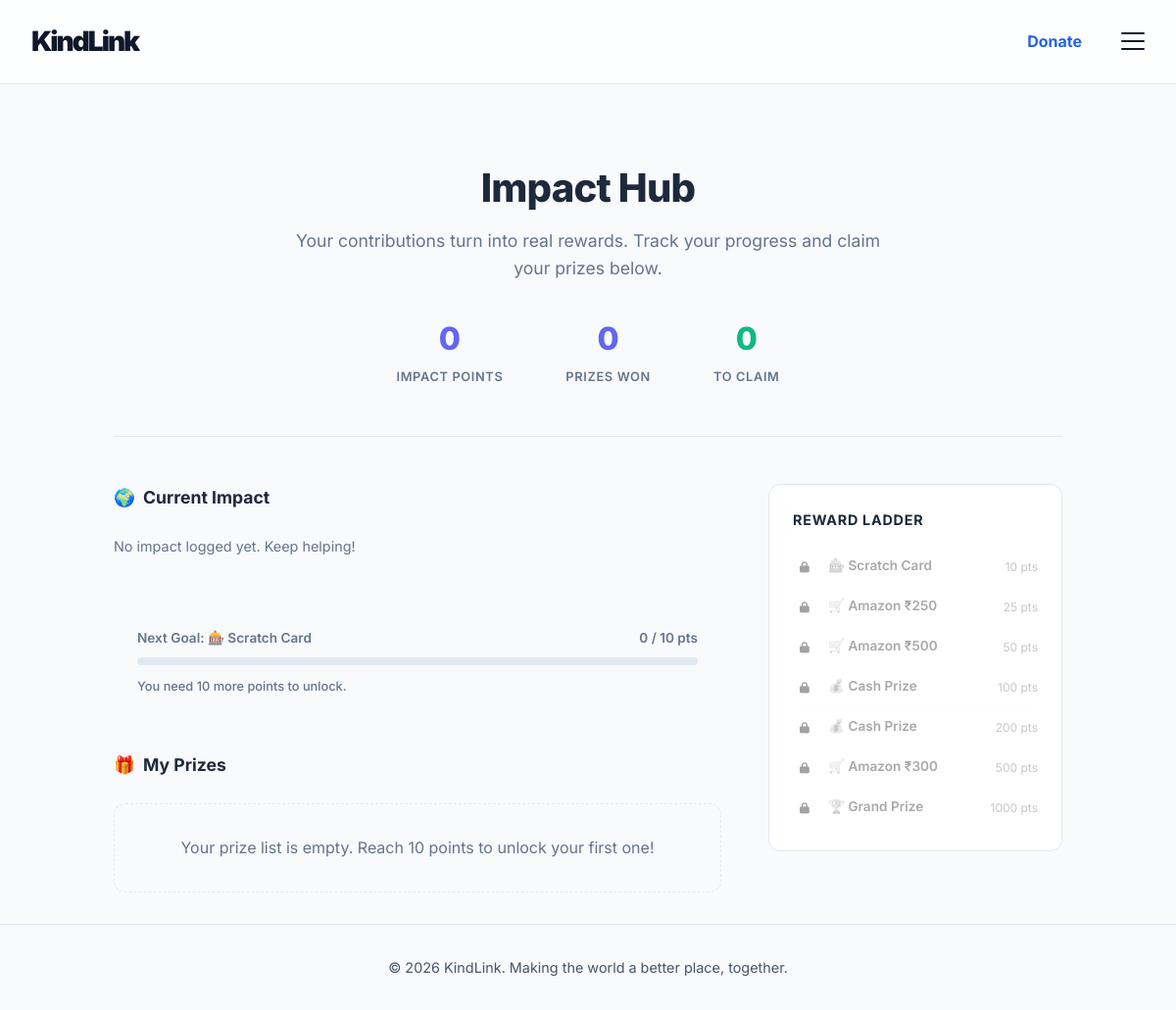
Before: /rewards (signed in) with the older database file.
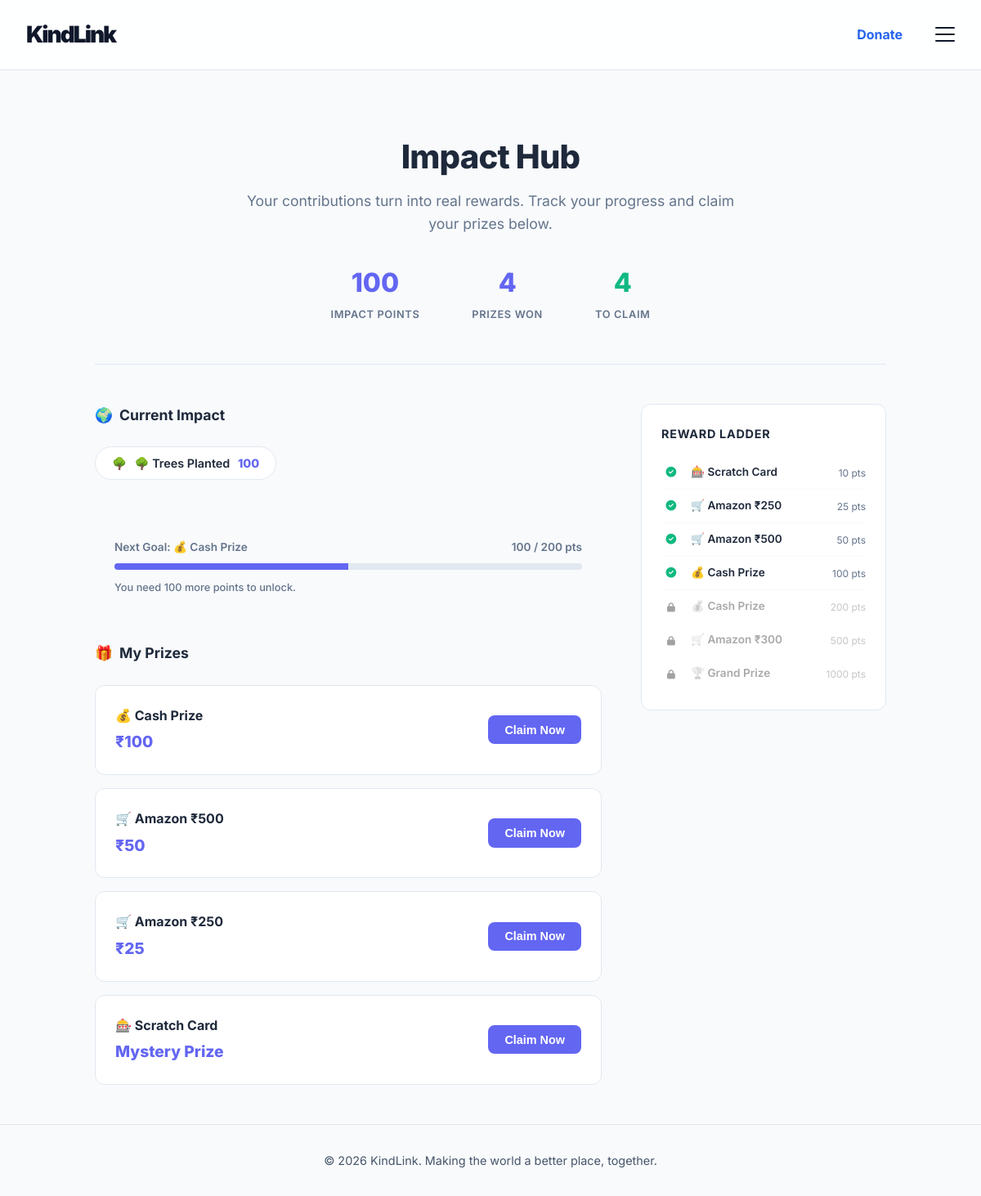
After: the same page with the newer database file.
### app.py (models this page shows)
class ImpactMetric(db.Model):
    id = db.Column(db.Integer, primary_key=True)
    application_id = db.Column(db.Integer, db.ForeignKey('application.id'), nullable=False)
    volunteer_id = db.Column(db.Integer, db.ForeignKey('user.id'), nullable=False)
    ngo_id = db.Column(db.Integer, db.ForeignKey('user.id'), nullable=False)
    metric_type = db.Column(db.String(50), nullable=False)  # e.g. 'trees_planted', 'students_taught'
    metric_value = db.Column(db.Integer, default=0)
    description = db.Column(db.String(255), default='')
    created_at = db.Column(db.DateTime, default=datetime.utcnow)
    application = db.relationship('Application', backref=db.backref('impact_metrics', lazy=True))
    volunteer = db.relationship('User', foreign_keys=[volunteer_id], backref=db.backref('impact_metrics', lazy=True))
    ngo = db.relationship('User', foreign_keys=[ngo_id], backref=db.backref('impact_logged', lazy=True))

class Reward(db.Model):
    id = db.Column(db.Integer, primary_key=True)
    volunteer_id = db.Column(db.Integer, db.ForeignKey('user.id'), nullable=False)
    reward_type = db.Column(db.String(50), nullable=False)  # 'amazon_voucher', 'scratch_card', 'cash_prize', 'badge_reward'
    reward_title = db.Column(db.String(100), nullable=False)
    reward_value = db.Column(db.String(100), default='')   # e.g. '₹500', '10% discount'
    reward_code = db.Column(db.String(50), default='')     # Promo/scratch code
    milestone_trigger = db.Column(db.String(100), default='')  # e.g. '50 trees planted'
    status = db.Column(db.String(20), default='unclaimed')  # 'unclaimed', 'claimed'
    created_at = db.Column(db.DateTime, default=datetime.utcnow)
    claimed_at = db.Column(db.DateTime, nullable=True)
    volunteer = db.relationship('User', backref=db.backref('rewards', lazy=True))

### app.py (the view)
@app.route('/rewards')
def my_rewards():
    if 'user_id' not in session: return redirect(url_for('login'))
    user = User.query.get(session['user_id'])
    if user.role != 'volunteer': return redirect(url_for('index'))
    metrics = ImpactMetric.query.filter_by(volunteer_id=user.id).all()
    impact_summary = {}
    for m in metrics:
        if m.metric_type not in impact_summary:
            impact_summary[m.metric_type] = 0
        impact_summary[m.metric_type] += m.metric_value
    total_impact_points = sum(impact_summary.values())
    rewards = Reward.query.filter_by(volunteer_id=user.id).order_by(Reward.created_at.desc()).all()
    next_milestone = None
    for threshold, _, title, value, _ in REWARD_MILESTONES:
        if total_impact_points < threshold:
            next_milestone = {'threshold': threshold, 'title': title, 'value': value,
                              'progress': int((total_impact_points / threshold) * 100)}
            break
    return render_template('rewards.html',
                           user=user,
                           impact_summary=impact_summary,
                           impact_config=IMPACT_METRIC_CONFIG,
                           total_impact_points=total_impact_points,
                           rewards=rewards,
                           next_milestone=next_milestone)

### templates/rewards.html (shortened to what this page needs)
{% extends 'base.html' %}
{% block content %}
<div class="rewards-container">
    <header class="minimal-hero">
        <h1>Impact Hub</h1>
        <p>Your contributions turn into real rewards. Track your progress and claim your prizes below.</p>
        <div class="hero-stats">
            <div class="hero-stat-item">
                <span class="hero-stat-value">{{ total_impact_points }}</span>
                <span class="hero-stat-label">Impact Points</span>
            </div>
            <div class="hero-stat-item">
                <span class="hero-stat-value">{{ rewards | length }}</span>
                <span class="hero-stat-label">Prizes Won</span>
            </div>
            <div class="hero-stat-item">
                <span class="hero-stat-value" style="color: var(--success);">{{ rewards | selectattr('status', 'equalto', 'unclaimed') | list | length }}</span>
                <span class="hero-stat-label">To Claim</span>
            </div>
        </div>
    </header>
    <div class="rewards-layout">
        <main>
            <h2 class="section-title"><span>🌍</span> Current Impact</h2>
            <div class="impact-list">
                {% if impact_summary %}
                    {% for metric_key, total in impact_summary.items() %}
                    {% set cfg = impact_config.get(metric_key, {}) %}
                    <div class="impact-pill">
                        <span>{{ cfg.emoji or '🌟' }}</span>
                        <span>{{ cfg.label or metric_key }}</span>
                        <span class="impact-count">{{ total }}</span>
                    </div>
                    {% endfor %}
                {% else %}
                    <p style="color: var(--text-muted); font-size: 0.9rem;">No impact logged yet. Keep helping!</p>
                {% endif %}
            </div>
            {% if next_milestone %}
            <div class="minimal-progress-card">
                <div class="progress-header">
                    <span>Next Goal: {{ next_milestone.title }}</span>
                    <span>{{ total_impact_points }} / {{ next_milestone.threshold }} pts</span>
                </div>
                <div class="minimal-bar-bg">
                    <div class="minimal-bar-fill" id="minimalBarFill" data-width="{{ next_milestone.progress }}"></div>
                </div>
                <p style="font-size: 0.8rem; color: var(--text-muted); margin-top: 0.75rem; font-weight: 500;">
                    You need {{ next_milestone.threshold - total_impact_points }} more points to unlock.
                </p>
            </div>
            {% endif %}
            <h2 class="section-title"><span>🎁</span> My Prizes</h2>
            {% if rewards %}
                {% for reward in rewards %}
                <div class="reward-minimal-card {{ reward.status }}">
                    <div class="reward-info">
                        <h3>{{ reward.reward_title }}</h3>
                        <p>{{ reward.reward_value }}</p>
                    </div>
                    <div class="reward-action">
                        {% if reward.status == 'unclaimed' %}
                        <form action="{{ url_for('claim_reward', reward_id=reward.id) }}" method="POST">
                            <button type="submit" class="reward-action-btn">Claim Now</button>
                        </form>
                        {% else %}
                        <span class="claimed-status">
                            <i class="fa fa-check-circle"></i> Claimed
                        </span>
                        {% endif %}
                    </div>
                </div>
                {% endfor %}
            {% else %}
                <div style="padding: 2rem; border: 1px dashed var(--border); border-radius: 12px; text-align: center; color: var(--text-muted); font-size: 1rem;">
                    Your prize list is empty. Reach 10 points to unlock your first one!
                </div>
            {% endif %}
        </main>
        <aside>
            <div class="ladder-minimal">
                <h3 style="font-size: 0.9rem; font-weight: 700; color: var(--text-main); margin-bottom: 1rem; text-transform: uppercase; letter-spacing: 0.05em;">Reward Ladder</h3>
                {% set milestones = [
                    (10,   '🎰 Scratch Card',    'Mystery'),
                    (25,   '🛒 Amazon ₹250',     '₹25'),
                    (50,   '🛒 Amazon ₹500',     '₹50'),
                    (100,  '💰 Cash Prize',      '₹100'),
                    (200,  '💰 Cash Prize',      '₹200'),
                    (500,  '🛒 Amazon ₹300',     '₹300'),
                    (1000, '🏆 Grand Prize',     '₹500'),
                ] %}
                <div class="ladder-list">
                    {% for threshold, name, value in milestones %}
                        <div class="ladder-item {{ 'locked' if total_impact_points < threshold else '' }}">
                            <div class="ladder-icon">
                                {% if total_impact_points >= threshold %}
                                <i class="fa fa-check-circle" style="color: var(--success); font-size: 0.8rem;"></i>
                                {% else %}
                                <i class="fa fa-lock" style="font-size: 0.7rem;"></i>
                                {% endif %}
                            </div>
                            <div class="ladder-name">{{ name }}</div>
                            <div class="ladder-pts">{{ threshold }} pts</div>
                        </div>
                    {% endfor %}
                </div>
            </div>
        </aside>
    </div>
</div>
{% endblock %}

### templates/base.html (shortened to what this page needs)
<!DOCTYPE html>
<html lang="en">
<head>
    <link rel="stylesheet" href="https://cdnjs.cloudflare.com/ajax/libs/font-awesome/6.4.0/css/all.min.css">
    <link rel="stylesheet" href="{{ url_for('static', filename='css/style.css') }}">
</head>
<body>
    <nav class="navbar">
        <div class="container nav-wrap">
            <a href="{{ url_for('index') }}" class="logo">
                <span class="logo-text">KindLink</span>
            </a>
            <div class="nav-links" style="position: relative;">
                {% if 'user_id' in session %}
                    <a href="{{ url_for('donate') }}" class="nav-item" style="color: var(--brand-accent); font-weight: 700; margin-right: 1rem;">Donate</a>
                    <div class="hamburger-menu" onclick="document.getElementById('navDropdown').classList.toggle('active')">
                        <span></span><span></span><span></span>
                    </div>
                {% else %}
                    <a href="{{ url_for('donate') }}" class="nav-item" style="color: var(--brand-accent); font-weight: 700; margin-right: 1.5rem;">Donate</a>
                    <a href="{{ url_for('login') }}" class="nav-link">Login</a>
                    <a href="{{ url_for('register') }}" class="btn btn-primary">Sign Up</a>
                {% endif %}
            </div>
        </div>
    </nav>
    <main>
        {% block content %}{% endblock %}
    </main>
    <footer>
        <div class="container footer-content">
            <p>&copy; 2026 KindLink. Making the world a better place, together.</p>
        </div>
    </footer>
</body>
</html>

### static/css/style.css (style rules this page uses)
:root { --bg-light: #f8fafc; --surface-light: #ffffff; --text-primary: #0f172a; --text-secondary: #475569; --brand-primary: #0f172a; --brand-accent: #2563eb; --brand-accent-soft: rgba(37, 99, 235, 0.08); --border-color: #e2e8f0; --premium-shadow: 0 4px 6px -1px rgba(0, 0, 0, 0.03), 0 10px 15px -3px rgba(0, 0, 0, 0.05), 0 20px 25px -5px rgba(0, 0, 0, 0.02); --error: #ef4444; --success: #10b981; }
* { box-sizing: border-box; margin: 0; padding: 0; }
body { font-family: 'Inter', sans-serif; background-color: var(--bg-light); color: var(--text-primary); line-height: 1.6; overflow-x: hidden; min-height: 100vh; display: flex; flex-direction: column; padding-top: 80px; word-wrap: break-word; overflow-wrap: break-word; }
html { overflow-x: hidden; }
a { color: var(--brand-accent); text-decoration: none; transition: all 0.2s cubic-bezier(0.4, 0, 0.2, 1); font-weight: 600; }
.container { max-width: 1400px; margin: 0 auto; padding: 0 2rem; }
.navbar { padding: 1.25rem 0; position: fixed; top: 0; left: 0; width: 100%; z-index: 1000; background-color: rgba(255, 255, 255, 0.85); backdrop-filter: blur(12px); -webkit-backdrop-filter: blur(12px); border-bottom: 1px solid var(--border-color); }
.nav-wrap { display: flex; justify-content: space-between; align-items: center; }
.logo-text { font-size: 1.75rem; font-weight: 900; color: var(--text-primary); letter-spacing: -2px; }
.nav-links { display: flex; gap: 1.5rem; align-items: center; }
.hamburger-menu { display: flex; flex-direction: column; justify-content: space-between; width: 24px; height: 18px; cursor: pointer; z-index: 1000; }
.hamburger-menu span { width: 100%; height: 2px; background-color: var(--text-primary); transition: all 0.3s; border-radius: 4px; }
.section-title { text-align: center; font-size: 1.75rem; font-weight: 500; margin-bottom: 2.5rem; color: var(--text-primary); }
main { flex: 1; animation: fadeInUp 0.8s cubic-bezier(0.4, 0, 0.2, 1) forwards; }
footer { padding: 2rem 0; text-align: center; border-top: 1px solid var(--border-color); color: var(--text-secondary); font-size: 0.9rem; margin-top: auto; }

Changed rows visible on the page:
added ImpactMetric: emoji "🌳", label "🌳 Trees Planted", metric_value "100"
added Reward: title "💰 Cash Prize", reward_title "💰 Cash Prize", reward_value "₹100"
added Reward: reward_title "🛒 Amazon ₹500", reward_value "₹50"
added Reward: reward_title "🛒 Amazon ₹250", reward_value "₹25"
added Reward: reward_title "🎰 Scratch Card", reward_value "Mystery Prize"
Other visible differences:
{{ total_impact_points }}: "0" → "100"
{{ rewards | length }}: "0" → "4"
{{ rewards | selectattr('status', 'equalto', 'unclaimed') | list | length }}: "0" → "4"
{{ next_milestone.threshold }}: "10" → "200"
{{ next_milestone.threshold - total_impact_points }}: "10" → "100"
{{ next_milestone.title }}: "🎰 Scratch Card" → (not shown)
text no longer shown: "No impact logged yet. Keep helping! Your prize list is empty. Reach 10 points to unlock your first one!"
